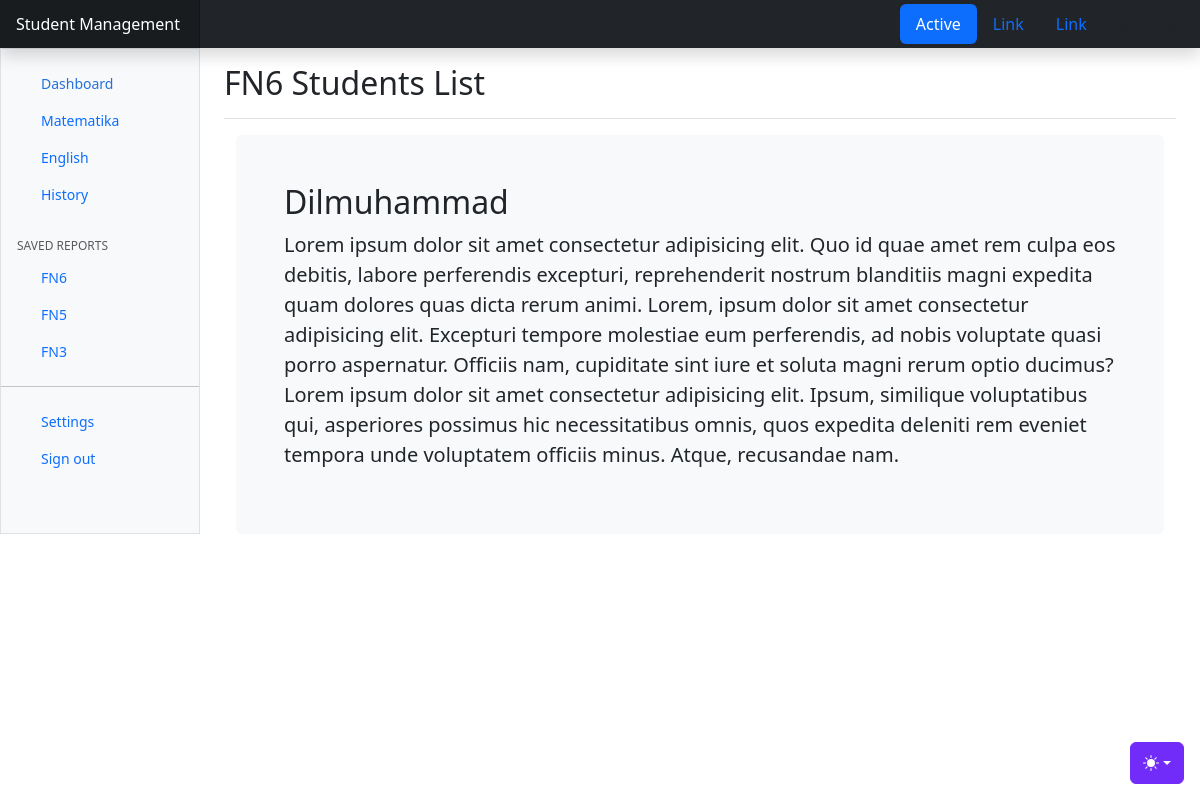
The page /show/student-dilmuhammad/ on the database its author committed.
### student/models.py (models this page shows, shortened)
class Category(models.Model):
    name = models.CharField(max_length=255)
    slug = models.SlugField(max_length=255,unique=True,db_index=True)

class GroupPost(models.Model):
    group_name = models.CharField(max_length=255)
    slug = models.SlugField(max_length=255,unique=True,db_index=True)

class Student(models.Model):
    name = models.CharField(max_length=255)
    content = models.TextField(blank=True)
    slug = models.SlugField(max_length=255,unique=True,db_index=True)
    time_create = models.DateTimeField(auto_now_add=True)
    time_update = models.DateTimeField(auto_now=True)
    is_active = models.BooleanField(default=True)
    cat = models.ForeignKey('Category',on_delete = models.PROTECT, related_name='students')
    group = models.ManyToManyField('GroupPost',blank=True,related_name='group_student')

### student/views.py (the view)
# urls.py: path('show/<slug:post_slug>/',views.show_post, name='student_post'),
def show_post(request,post_slug):
    student = get_object_or_404(Student,slug=post_slug)
    data = {
        'title':'Student Management',
        'page':'Student Post',
        'students':student,
        'categories':categories,
        'groups':groups
    }
    return render(request,'student/post.html',data)

### student/templates/student/post.html
{% extends "base.html" %}
{% block content %}
<main class="col-md-9 ms-sm-auto col-lg-10 px-md-4">
    <div class="d-flex justify-content-between flex-wrap flex-md-nowrap align-items-center pt-3 pb-2 mb-3 border-bottom">
      <h1 class="h2">FN6 Students List</h1>
    </div>
    <main class="container">
    <div class="bg-body-tertiary p-5 rounded">
      <h2>{{students.name}}</h2>
      <p class="lead">Lorem ipsum dolor sit amet consectetur adipisicing elit. Quo id quae amet rem culpa eos debitis, labore perferendis excepturi, reprehenderit nostrum blanditiis magni expedita quam dolores quas dicta rerum animi. Lorem, ipsum dolor sit amet consectetur adipisicing elit. Excepturi tempore molestiae eum perferendis, ad nobis voluptate quasi porro aspernatur. Officiis nam, cupiditate sint iure et soluta magni rerum optio ducimus? Lorem ipsum dolor sit amet consectetur adipisicing elit. Ipsum, similique voluptatibus qui, asperiores possimus hic necessitatibus omnis, quos expedita deleniti rem eveniet tempora unde voluptatem officiis minus. Atque, recusandae nam.</p>
    </div>
  </main>
</main>
{% endblock content %}

### templates/base.html (shortened to what this page needs)
{% load static %}
<!doctype html>
<html lang="en" data-bs-theme="auto">
  <head><script src="{% static "student/assets/js/color-modes.js" %}"></script>
    <link rel="stylesheet" href="https://cdn.jsdelivr.net/npm/@docsearch/css@3">
<link href="{% static "student/assets/dist/css/bootstrap.min.css" %}" rel="stylesheet">
<link href="https://cdn.jsdelivr.net/npm/bootstrap-icons@1.10.5/font/bootstrap-icons.min.css" rel="stylesheet">
    <link href="{% static "student/dashboard.css" %}" rel="stylesheet">
  </head>
  <body>
{% include "includes/mode.html" %}
{% include "includes/navbar.html" %}
<div class="container-fluid">
  <div class="row">
    <div class="sidebar border border-right col-md-3 col-lg-2 p-0 bg-body-tertiary">
      <div class="offcanvas-md offcanvas-end bg-body-tertiary" tabindex="-1" id="sidebarMenu" aria-labelledby="sidebarMenuLabel">
        <div class="offcanvas-body d-md-flex flex-column p-0 pt-lg-3 overflow-y-auto">
          <ul class="nav flex-column">
            <li class="nav-item">
              <a class="nav-link d-flex align-items-center gap-2 active" aria-current="page" href="/">
                <svg class="bi"><use xlink:href="#house-fill"/></svg>
                Dashboard
              </a>
            </li>
            {% for i in categories %}
            <li class="nav-item">
              <a class="nav-link d-flex align-items-center gap-2" href="{% url 'cat' i.slug %}">
                <svg class="bi"><use xlink:href="#file-earmark"/></svg>
                {{i.name}}
              </a>
            </li>
            {% endfor %}
          </ul>
          <h6 class="sidebar-heading d-flex justify-content-between align-items-center px-3 mt-4 mb-1 text-body-secondary text-uppercase">
            <span>Saved reports</span>
            <a class="link-secondary" href="#" aria-label="Add a new report">
              <svg class="bi"><use xlink:href="#plus-circle"/></svg>
            </a>
          </h6>
          <ul class="nav flex-column mb-auto">
            {% for gr in groups %}
            <li class="nav-item">
              <a class="nav-link d-flex align-items-center gap-2" href="{% url 'group' gr.slug %}">
                <svg class="bi"><use xlink:href="#file-earmark-text"/></svg>
                {{gr.group_name}}
              </a>
            </li>
            {% endfor %}
          </ul>
          <hr class="my-3">
          <ul class="nav flex-column mb-auto">
            <li class="nav-item">
              <a class="nav-link d-flex align-items-center gap-2" href="#">
                <svg class="bi"><use xlink:href="#gear-wide-connected"/></svg>
                Settings
              </a>
            </li>
            <li class="nav-item">
              <a class="nav-link d-flex align-items-center gap-2" href="#">
                <svg class="bi"><use xlink:href="#door-closed"/></svg>
                Sign out
              </a>
            </li>
          </ul>
        </div>
      </div>
    </div>
{% block content %}
{% endblock content %}
    </body>
</html>

### student/static/student/dashboard.css (style rules this page uses)
.bi { display: inline-block; width: 1rem; height: 1rem; }
.sidebar .nav-link { font-size: .875rem; font-weight: 500; }
.sidebar .nav-link.active { color: #2470dc; }
.sidebar-heading { font-size: .75rem; }
.bi { vertical-align: -.125em; fill: currentColor; }

### rows shown on the page
Category: name "Matematika"
Category: name "English"
Category: name "History"
GroupPost: group_name "FN6"
GroupPost: group_name "FN5"
GroupPost: group_name "FN3"
Student: name "Dilmuhammad"

### other values the page prints
{{ title }} "Student Management"
